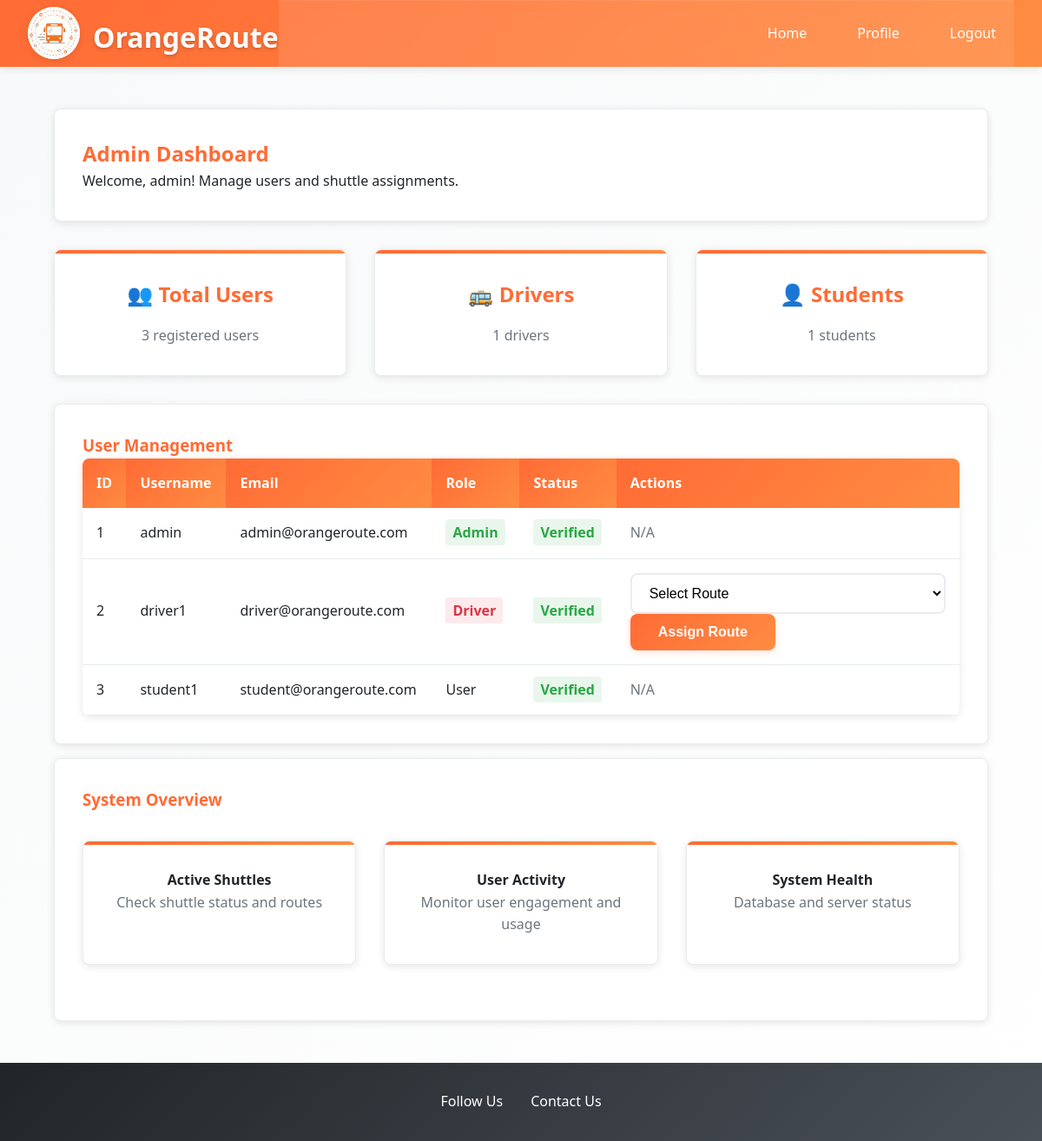
Screenshot of /frontend/dashboards/admin_dashboard.php (signed in) with the database file from the repository.
### tables this page shows
CREATE TABLE users (
    id INT AUTO_INCREMENT PRIMARY KEY,
    username VARCHAR(50) NOT NULL UNIQUE,
    email VARCHAR(100) NOT NULL UNIQUE,
    password VARCHAR(255) NOT NULL,
    role ENUM('user','driver','admin') NOT NULL,
    profile_picture VARCHAR(255) DEFAULT NULL,
    verified BOOLEAN DEFAULT FALSE,
    created_at TIMESTAMP DEFAULT CURRENT_TIMESTAMP
);

### frontend/dashboards/admin_dashboard.php (the view, shortened to what this page needs)
<?php
include '../../backend/db.php';
include '../../backend/config.php';
$result = $conn->query("SELECT * FROM users");
$users = $result->fetch_all(MYSQLI_ASSOC);
?>
<!DOCTYPE html>
<html lang="en">
<head>
    <link rel="stylesheet" href="../../assets/css/style.css">
</head>
<body>
    <header>
        <div class="header-container">
            <div class="logo-section">
                <div class="circle">
                    <img src="../../assets/images/orangeroute-logo-modified.png" alt="OrangeRoute Logo" class="logo">
                </div>
                <h1>OrangeRoute</h1>
            </div>
            <?php include 'includes/dashboard_navigation.php'; ?>
        </div>
    </header>
    <main>
        <div class="container">
            <div class="card">
                <h2 class="text-orange">Admin Dashboard</h2>
                <p>Welcome, <?php echo htmlspecialchars($_SESSION['username']); ?>! Manage users and shuttle assignments.</p>
            </div>
            <div class="dashboard-grid">
                <div class="dashboard-card">
                    <h3>👥 Total Users</h3>
                    <p><?php echo count($users); ?> registered users</p>
                </div>
                <div class="dashboard-card">
                    <h3>🚌 Drivers</h3>
                    <p><?php echo count(array_filter($users, function($u) { return $u['role'] === 'driver'; })); ?> drivers</p>
                </div>
                <div class="dashboard-card">
                    <h3>👤 Students</h3>
                    <p><?php echo count(array_filter($users, function($u) { return $u['role'] === 'user'; })); ?> students</p>
                </div>
            </div>
            <div class="card">
                <h3 class="text-orange">User Management</h3>
                <table>
                    <thead>
                        <tr>
                            <th>ID</th>
                            <th>Username</th>
                            <th>Email</th>
                            <th>Role</th>
                            <th>Status</th>
                            <th>Actions</th>
                        </tr>
                    </thead>
                    <tbody>
                        <?php foreach($users as $user): ?>
                            <tr>
                                <td><?php echo $user['id']; ?></td>
                                <td><?php echo htmlspecialchars($user['username']); ?></td>
                                <td><?php echo htmlspecialchars($user['email']); ?></td>
                                <td>
                                    <span class="<?php echo $user['role'] === 'admin' ? 'status-active' : ($user['role'] === 'driver' ? 'status-inactive' : ''); ?>">
                                        <?php echo ucfirst($user['role']); ?>
                                    </span>
                                </td>
                                <td>
                                    <span class="<?php echo $user['verified'] ? 'status-active' : 'status-inactive'; ?>">
                                        <?php echo $user['verified'] ? 'Verified' : 'Pending'; ?>
                                    </span>
                                </td>
                                <td>
                                    <?php if($user['role'] === 'driver'): ?>
                                        <form action="../../backend/assign_shuttle.php" method="POST" style="display:inline;">
                                            <select name="route_name" required style="margin-right: 0.5rem;">
                                                <?php echo getRouteOptions(); ?>
                                            </select>
                                            <button type="submit" class="btn-primary">Assign Route</button>
                                        </form>
                                    <?php else: ?>
                                        <span style="color: var(--dark-gray);">N/A</span>
                                    <?php endif; ?>
                                </td>
                            </tr>
                        <?php endforeach; ?>
                    </tbody>
                </table>
            </div>
            <div class="card">
                <h3 class="text-orange">System Overview</h3>
                <div class="dashboard-grid">
                    <div class="dashboard-card">
                        <h4>Active Shuttles</h4>
                        <p>Check shuttle status and routes</p>
                    </div>
                    <div class="dashboard-card">
                        <h4>User Activity</h4>
                        <p>Monitor user engagement and usage</p>
                    </div>
                    <div class="dashboard-card">
                        <h4>System Health</h4>
                        <p>Database and server status</p>
                    </div>
                </div>
            </div>
        </div>
    </main>
    <footer>
        <div style="display: flex; justify-content: center; gap: 2rem; flex-wrap: wrap;">
            <div>
                <a href="https://github.com/SabbirOG" target="_blank" style="color: var(--white); text-decoration: none; font-weight: 500;">Follow Us</a>
            </div>
            <div>
                <a href="https://www.linkedin.com/in/sabbirog/" target="_blank" style="color: var(--white); text-decoration: none; font-weight: 500;">Contact Us</a>
            </div>
        </div>
    </footer>
</body>
</html>

### frontend/dashboards/includes/dashboard_navigation.php (shortened to what this page needs)
<?php
$user_id = $_SESSION['user_id'] ?? null;
$user_role = $_SESSION['role'] ?? null;
?>
<nav>
    <ul>
        <li><a href="../landing.php">Home</a></li>
        <?php if ($user_id && $user_role): ?>
            <li><a href="../profile.php">Profile</a></li>
            <li><a href="../../backend/auth.php?action=logout">Logout</a></li>
        <?php else: ?>
            <li><a href="../login.php">Login</a></li>
            <li><a href="../signup.php">Sign Up</a></li>
        <?php endif; ?>
    </ul>
</nav>

### backend/config.php (shortened to what this page needs)
<?php
if (!function_exists('getRouteOptions')) {
    function getRouteOptions($selected = '') {
        $routes = unserialize(AVAILABLE_ROUTES);
        $options = '<option value="">Select Route</option>';
        foreach ($routes as $value => $label) {
            $selectedAttr = ($selected === $value) ? ' selected' : '';
            $options .= "<option value=\"$value\"$selectedAttr>$label</option>";
        }
        return $options;
    }
}
?>

### rows the page displays
users: id "1", username "admin", email "admin@orangeroute.com", role "Admin", verified "Verified", shows "N/A"
users: id "2", username "driver1", email "driver@orangeroute.com", role "Driver", verified "Verified"
users: id "3", username "student1", email "student@orangeroute.com", role "User", verified "Verified", shows "N/A"

### other values shown
$_SESSION['username'] "admin"
count($users) "3"
